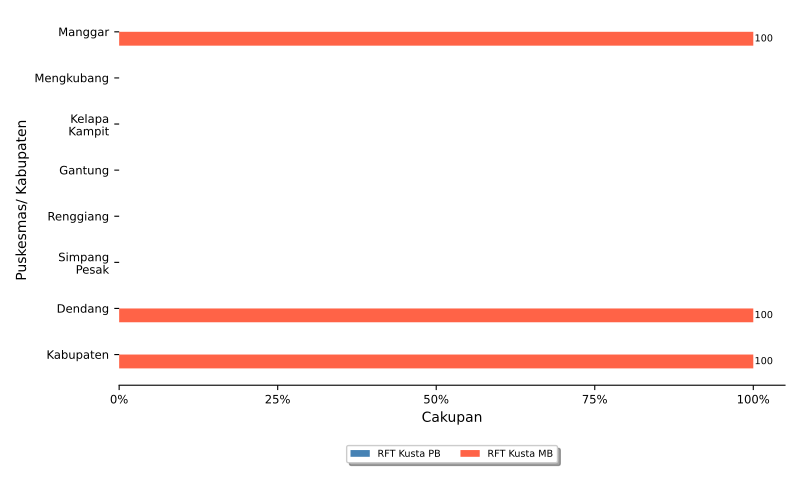

Generate this figure with Python:
import numpy as np
import matplotlib.pyplot as plt
import pandas
from textwrap import wrap
from matplotlib.ticker import FuncFormatter
import locale
locale.setlocale(locale.LC_ALL, 'id_ID.UTF8')

import sys, os, inspect
currentdir = os.path.dirname(os.path.abspath(inspect.getfile(inspect.currentframe())))
parentdir = os.path.dirname(currentdir)
sys.path.insert(0, parentdir)

berkasData = currentdir +'\\bab_06_06c_dataRFTkusta.csv'
berkasSimpan = currentdir +'\\bab_06_06c_RFTkusta.pdf'
# judulDiagram = 'Penderita Kusta Selesai Berobat (Release From Treatment/ RFT)\nTahun 2021'
sumbuX = 'Cakupan'
sumbuY = 'Puskesmas/ Kabupaten'
tickerSumbuX = np.arange(0,110,25)
labelBar1 = 'RFT Kusta PB'
labelBar2 = 'RFT Kusta MB'

# read data file
colnames = ['puskesmas','rftPB','rftMB']
data = pandas.read_csv(berkasData, names=colnames, sep=';')
puskesmas = data.puskesmas.tolist()
data.rftPB.fillna(np.nan)
bar1 = data.rftPB.tolist()
data.rftMB.fillna(np.nan)
bar2 = data.rftMB.tolist()

ind = np.arange(len(puskesmas))  # the x locations for the groups
width = 0.3       # the width of the bars
widthDL = 0.2      # spacing for data labels

# make horizontal bars
fig, ax = plt.subplots()
rects1 = ax.barh(ind, bar1, width, color='steelblue', label = labelBar1)
rects2 = ax.barh(ind + width, bar2, width, color='tomato', label = labelBar2)

# add some text for labels, title and axes ticks
# ax.set_title(judulDiagram)
ax.set_xticks(tickerSumbuX)
ax.set_xlabel(sumbuX)
ax.xaxis.set_major_formatter(FuncFormatter(lambda x, pos: "{:n}%".format(x)))

ax.set_yticks(ind+width/2)
ax.set_yticklabels(list([ '\n'.join(wrap(l, 10)) for l in puskesmas ]))
ax.invert_yaxis()
ax.set_ylabel(sumbuY)

ax.tick_params(axis='both', which='major', labelsize='small')
ax.spines['top'].set_visible(False)
ax.spines['right'].set_visible(False)
ax.spines['left'].set_visible(False)

# make legend box
box = ax.get_position()
ax.set_position([box.x0, box.y0 + box.height * 0.1, box.width, box.height * 0.9])
ax.legend(fontsize='x-small', loc='upper center', bbox_to_anchor=(0.5, -0.15), fancybox=True, shadow=True, ncol=3)

# add data label
for i, v in enumerate(bar1):
    # check if the coordinate is not NaN
    # the script run fine without it, but it was nice to not see any error popping
    if np.isfinite(v):
        ax.text(v + widthDL, i, '{:n}'.format(v), ha='left', va='center', fontsize='x-small')
for i, v in enumerate(bar2):
    # check if the coordinate is not NaN
    # the script run fine without it, but it was nice to not see any error popping
    if np.isfinite(v):
        ax.text(v + widthDL, i + width, '{:n}'.format(v), ha='left', va='center', fontsize='x-small')

# finishing
pyrfig = plt.figure(1)
pyrfig.set_figwidth(8)
pyrfig.set_figheight(5)
# tight_layout to make consistent size
# adjust subplot to make room for legend
fig.subplots_adjust(bottom=-0.15)
plt.tight_layout()
plt.savefig(berkasSimpan)
plt.close(pyrfig)
# plt.show()
